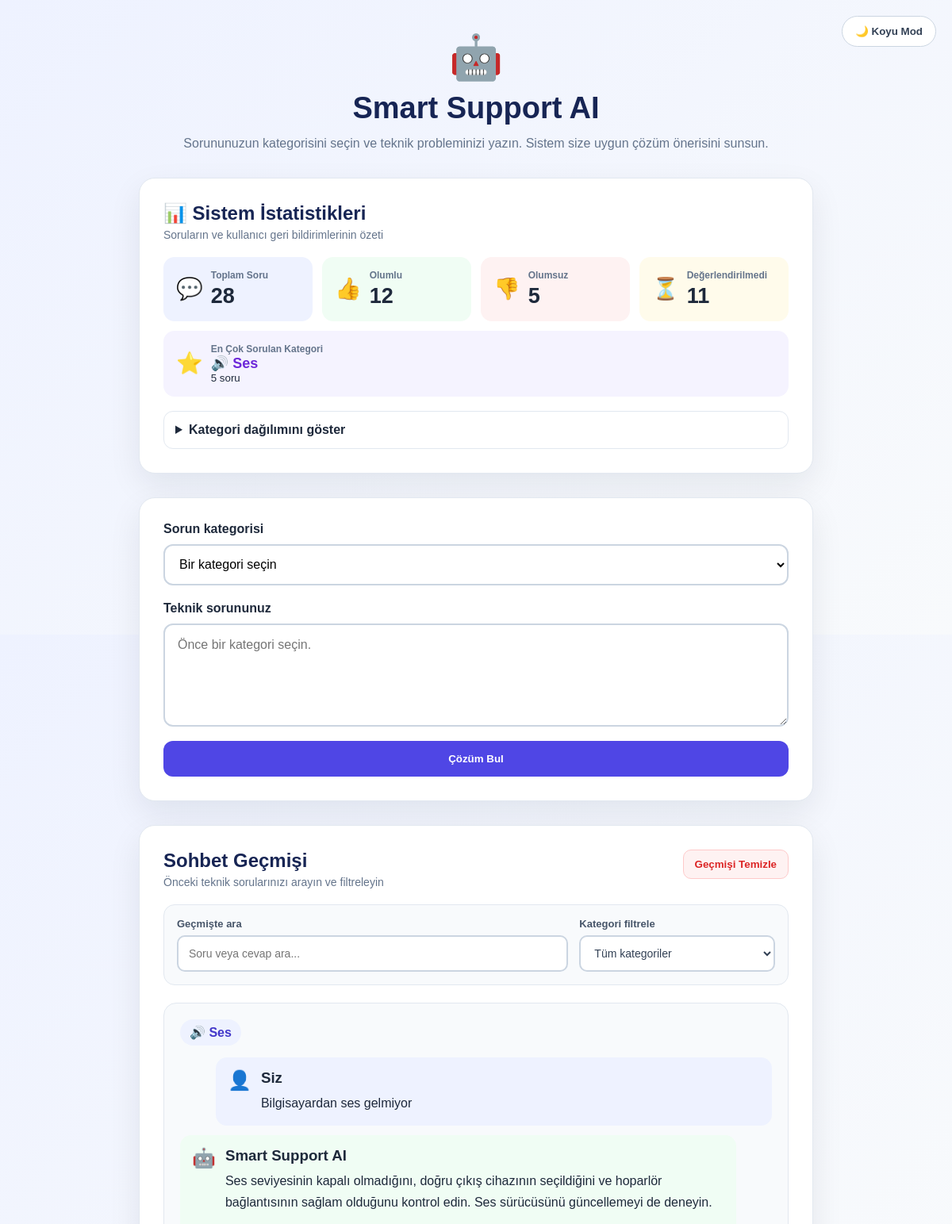
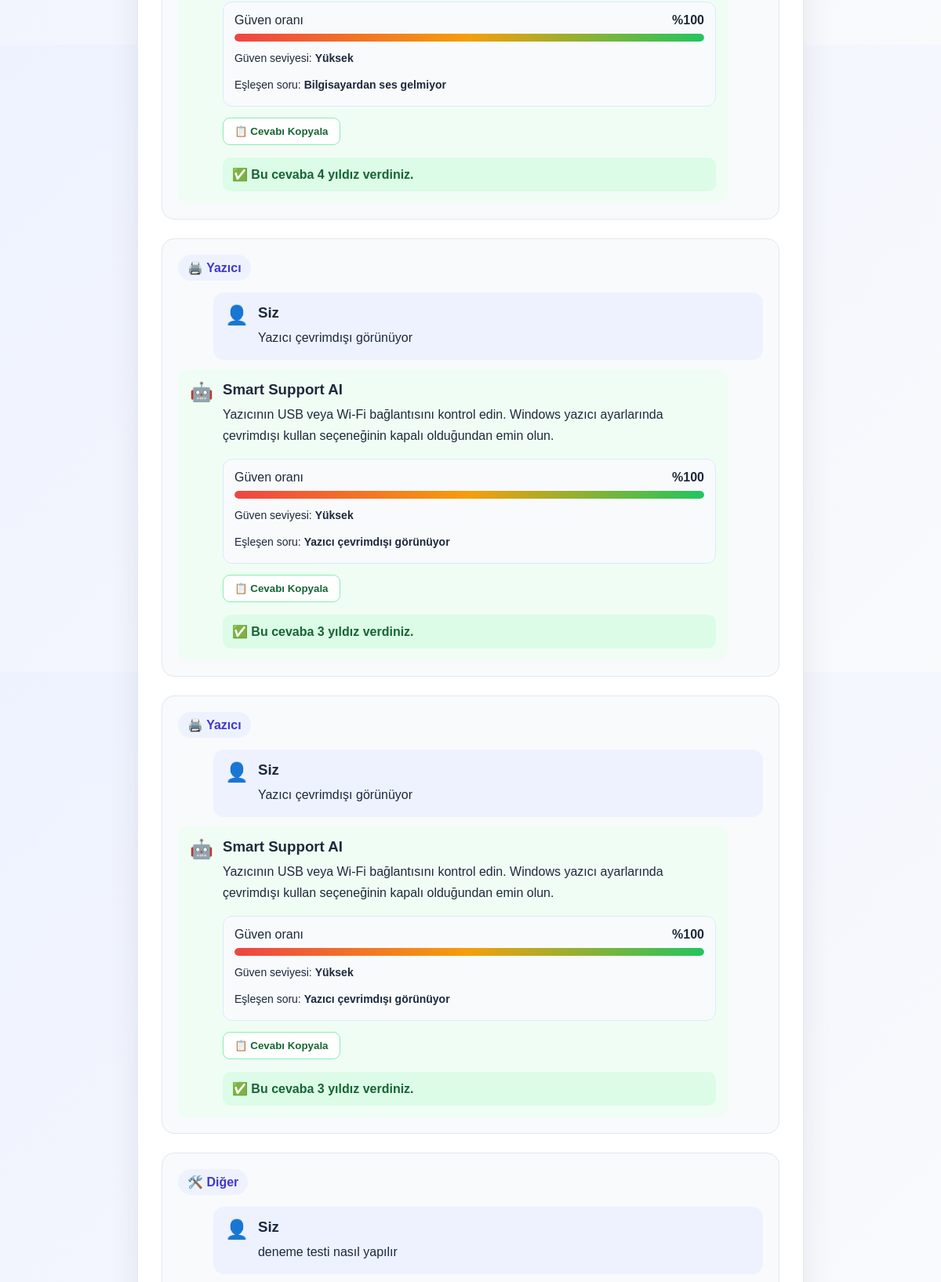
The page / (upper part) on the database its author committed (2 pictures, top to bottom).
### tables this page shows
CREATE TABLE chats (
                id TEXT PRIMARY KEY,
                question TEXT NOT NULL,
                answer TEXT NOT NULL,
                category TEXT NOT NULL,
                category_name TEXT NOT NULL,
                feedback TEXT,
                created_at TIMESTAMP DEFAULT CURRENT_TIMESTAMP
            , confidence_score INTEGER DEFAULT 0, confidence_level TEXT, matched_question TEXT, suggestion TEXT, match_type TEXT, rating INTEGER);

### backend/app.py (the view, shortened to what this page needs)
@app.route(
    "/",
    methods=[
        "GET",
        "POST"
    ]
)
def home():
    chat_history = prepare_chat_history(
        get_all_chats()
    )
    category_questions = {
        category_key: get_questions_by_category(
            category_key
        )
        for category_key in CATEGORIES
    }
    statistics = calculate_statistics(
        chat_history
    )
    return render_template(
        "index.html",
        chat_history=chat_history,
        categories=CATEGORIES,
        category_questions=category_questions,
        statistics=statistics
    )

### backend/ai_engine.py (called while the page is built)
def normalize_text(text: str) -> str:
    normalized_text = str(text).lower().strip()
    replacements = {
        "ı": "i",
        "ğ": "g",
        "ü": "u",
        "ş": "s",
        "ö": "o",
        "ç": "c"
    }
    for old_character, new_character in replacements.items():
        normalized_text = normalized_text.replace(
            old_character,
            new_character
        )
    normalized_text = re.sub(
        r"[^a-z0-9\s]",
        " ",
        normalized_text
    )
    normalized_text = re.sub(
        r"\s+",
        " ",
        normalized_text
    )
    return normalized_text.strip()

def get_questions_by_category(
    category: str
) -> list[str]:
    support_items = load_questions()
    normalized_category = str(
        category
    ).strip().lower()
    questions = [
        str(
            item.get(
                "question",
                ""
            )
        )
        for item in support_items
        if (
            str(
                item.get(
                    "category",
                    ""
                )
            ).strip().lower()
            == normalized_category
            and item.get(
                "question"
            )
        )
    ]
    return sorted(
        questions,
        key=lambda question: normalize_text(
            question
        )
    )

### backend/app.py (called while the page is built, shortened)
def convert_chat_to_dictionary(chat):
    if isinstance(chat, dict):
        return chat

def prepare_chat_history(chat_history):
    return [
        convert_chat_to_dictionary(chat)
        for chat in chat_history
    ]

### backend/database.py (called while the page is built)
def get_connection() -> sqlite3.Connection:
    connection = sqlite3.connect(
        DATABASE_FILE
    )
    connection.row_factory = sqlite3.Row
    return connection

def get_all_chats() -> list[dict[str, Any]]:
    with get_connection() as connection:
        rows = connection.execute(
            """
            SELECT
                id,
                question,
                answer,
                category,
                category_name,
                feedback,
                rating,
                confidence_score,
                confidence_level,
                matched_question,
                suggestion,
                match_type,
                created_at
            FROM chats
            ORDER BY created_at ASC
            """
        ).fetchall()
    return [
        dict(row)
        for row in rows
    ]

### frontend/templates/index.html (shortened to what this page needs)
<!DOCTYPE html>
<html lang="tr">
<head>
    <link
        rel="stylesheet"
        href="{{ url_for('static', filename='style.css') }}"
    >
</head>
<body>
    <button
        type="button"
        id="theme-button"
        class="theme-button"
        aria-label="Açık veya koyu temaya geç"
    >
    </button>
    <main class="container">
        <section class="header">
            <div class="logo">
                🤖
            </div>
            <h1>
                Smart Support AI
            </h1>
            <p>
                Sorununuzun kategorisini seçin ve teknik probleminizi yazın.
                Sistem size uygun çözüm önerisini sunsun.
            </p>
        </section>
        <section class="statistics-section">
            <div class="statistics-header">
                <h2>
                    📊 Sistem İstatistikleri
                </h2>
                <p>
                    Soruların ve kullanıcı geri bildirimlerinin özeti
                </p>
            </div>
            <div class="statistics-grid">
                <article class="stat-card">
                    <div class="stat-icon">
                        💬
                    </div>
                    <div class="stat-content">
                        <span class="stat-title">
                            Toplam Soru
                        </span>
                        <strong class="stat-number">
                            {{ statistics.total_questions }}
                        </strong>
                    </div>
                </article>
                <article class="stat-card positive-stat">
                    <div class="stat-icon">
                        👍
                    </div>
                    <div class="stat-content">
                        <span class="stat-title">
                            Olumlu
                        </span>
                        <strong class="stat-number">
                            {{ statistics.positive_feedback }}
                        </strong>
                    </div>
                </article>
                <article class="stat-card negative-stat">
                    <div class="stat-icon">
                        👎
                    </div>
                    <div class="stat-content">
                        <span class="stat-title">
                            Olumsuz
                        </span>
                        <strong class="stat-number">
                            {{ statistics.negative_feedback }}
                        </strong>
                    </div>
                </article>
                <article class="stat-card waiting-stat">
                    <div class="stat-icon">
                        ⏳
                    </div>
                    <div class="stat-content">
                        <span class="stat-title">
                            Değerlendirilmedi
                        </span>
                        <strong class="stat-number">
                            {{ statistics.unanswered_feedback }}
                        </strong>
                    </div>
                </article>
                <article class="stat-card popular-stat">
                    <div class="stat-icon">
                        ⭐
                    </div>
                    <div class="stat-content">
                        <span class="stat-title">
                            En Çok Sorulan Kategori
                        </span>
                        <strong class="popular-category">
                            {{ statistics.most_used_category_name }}
                        </strong>
                        <small>
                            {{ statistics.most_used_category_count }} soru
                        </small>
                    </div>
                </article>
            </div>
            <details class="category-details">
                <summary>
                    Kategori dağılımını göster
                </summary>
            </details>
        </section>
        <section class="support-card">
            <form
                method="POST"
                action="{{ url_for('home') }}"
                id="support-form"
            >
                <label for="category">
                    Sorun kategorisi
                </label>
                <select
                    id="category"
                    name="category"
                    required
                >
                    <option value="" selected disabled>
                        Bir kategori seçin
                    </option>
                </select>
                <label
                    for="question"
                    class="question-label"
                >
                    Teknik sorununuz
                </label>
                <textarea
                    id="question"
                    name="question"
                    placeholder="Önce bir kategori seçin."
                    required
                ></textarea>
                <button
                    type="submit"
                    class="solution-button"
                >
                    Çözüm Bul
                </button>
            </form>
        </section>
        {% if chat_history %}
            <section class="history-section">
                <div class="history-header">
                    <div>
                        <h2>
                            Sohbet Geçmişi
                        </h2>
                        <p>
                            Önceki teknik sorularınızı arayın ve filtreleyin
                        </p>
                    </div>
                    <form
                        method="POST"
                        action="{{ url_for('clear_history') }}"
                    >
                        <button
                            type="submit"
                            class="clear-button"
                        >
                            Geçmişi Temizle
                        </button>
                    </form>
                </div>
                <div class="history-tools">
                    <div class="history-search-group">
                        <label for="history-search">
                            Geçmişte ara
                        </label>
                        <input
                            type="search"
                            id="history-search"
                            class="history-search"
                            placeholder="Soru veya cevap ara..."
                            autocomplete="off"
                        >
                    </div>
                    <div class="history-filter-group">
                        <label for="history-category-filter">
                            Kategori filtrele
                        </label>
                        <select
                            id="history-category-filter"
                            class="history-category-filter"
                        >
                            <option value="all">
                                Tüm kategoriler
                            </option>
                        </select>
                    </div>
                </div>
                <div class="chat-list">
                    {% for chat in chat_history|reverse %}
                        <article
                            class="chat-item"
                            id="chat-{{ chat.id }}"
                            data-category="{{ chat.category }}"
                            data-search-text="{{ chat.question }} {{ chat.answer }}"
                        >
                            <div class="chat-category">
                                {{ chat.category_name }}
                            </div>
                            <div class="message user-message">
                                <div class="message-icon">
                                    👤
                                </div>
                                <div class="message-content">
                                    <h3>
                                        Siz
                                    </h3>
                                    <p>
                                        {{ chat.question }}
                                    </p>
                                </div>
                            </div>
                            <div class="message bot-message">
                                <div class="message-icon">
                                    🤖
                                </div>
                                <div class="message-content">
                                    <h3>
                                        Smart Support AI
                                    </h3>
                                    <p class="answer-text">
                                        {{ chat.answer }}
                                    </p>
                                    {% if chat.match_type == "exact" or chat.match_type == "hybrid" %}
    <div class="ai-match-info">
        <div class="confidence-row">
            <span>
                Güven oranı
            </span>
            <strong>
                %{{ chat.confidence_score }}
            </strong>
        </div>
        <div class="confidence-bar">
            <div
                class="confidence-fill"
                style="width: {{ chat.confidence_score }}%;"
            ></div>
        </div>
        <p class="confidence-level">
            Güven seviyesi:
            <strong>
                {{ chat.confidence_level }}
            </strong>
        </p>
        {% if chat.matched_question %}
            <p class="matched-question">
                Eşleşen soru:
                <strong>
                    {{ chat.matched_question }}
                </strong>
            </p>
        {% endif %}
    </div>
{% endif %}
                                    <div class="answer-actions">
    <button
        type="button"
        class="copy-button"
    >
        📋 Cevabı Kopyala
    </button>
    {% if not chat.rating %}
        <div class="rating-area">
            <span class="feedback-question">
                Bu cevabı kaç yıldızla değerlendirirsiniz?
            </span>
            <form
                method="POST"
                action="{{ url_for('save_rating', chat_id=chat.id) }}"
                class="rating-form"
            >
                <div class="star-rating">
                    {% for star in [5, 4, 3, 2, 1] %}
                        <input
                            type="radio"
                            id="star-{{ chat.id }}-{{ star }}"
                            name="rating"
                            value="{{ star }}"
                            required
                        >
                        <label
                            for="star-{{ chat.id }}-{{ star }}"
                            title="{{ star }} yıldız"
                        >
                            ★
                        </label>
                    {% endfor %}
                </div>
                <button
                    type="submit"
                    class="rating-submit-button"
                >
                    Puanı Kaydet
                </button>
            </form>
        </div>
    {% else %}
        <div class="feedback-result positive-result">
            ✅ Bu cevaba {{ chat.rating }} yıldız verdiniz.
        </div>
    {% endif %}
                            </div>
                        </div>
                    </article>
                {% endfor %}
            </div>
        </section>
    {% endif %}
    </main>
</body>
</html>

### rows shown on the page
chats: category_name "🔊 Ses", question "Bilgisayardan ses gelmiyor", answer "Ses seviyesinin kapalı olmadığını, doğru çıkış cihazının seçildiğini ve hoparlör bağlantısının sağlam olduğunu kontrol edin. Ses sürücüsünü güncellemeyi de deneyin.", confidence_score "100", confidence_level "Yüksek", matched_question "Bilgisayardan ses gelmiyor", rating "4"
chats: category_name "🖨️ Yazıcı", question "Yazıcı çevrimdışı görünüyor", answer "Yazıcının USB veya Wi-Fi bağlantısını kontrol edin. Windows yazıcı ayarlarında çevrimdışı kullan seçeneğinin kapalı olduğundan emin olun.", confidence_score "100", confidence_level "Yüksek", matched_question "Yazıcı çevrimdışı görünüyor", rating "3"
chats: category_name "🖨️ Yazıcı", question "Yazıcı çevrimdışı görünüyor", answer "Yazıcının USB veya Wi-Fi bağlantısını kontrol edin. Windows yazıcı ayarlarında çevrimdışı kullan seçeneğinin kapalı olduğundan emin olun.", confidence_score "100", confidence_level "Yüksek", matched_question "Yazıcı çevrimdışı görünüyor", rating "3"
chats: category_name "🛠️ Diğer", question "deneme testi nasıl yapılır"

### other values the page prints
{{ statistics.total_questions }} "28"
{{ statistics.positive_feedback }} "12"
{{ statistics.negative_feedback }} "5"
{{ statistics.unanswered_feedback }} "11"
{{ statistics.most_used_category_name }} "🔊 Ses"
{{ statistics.most_used_category_count }} "5"
